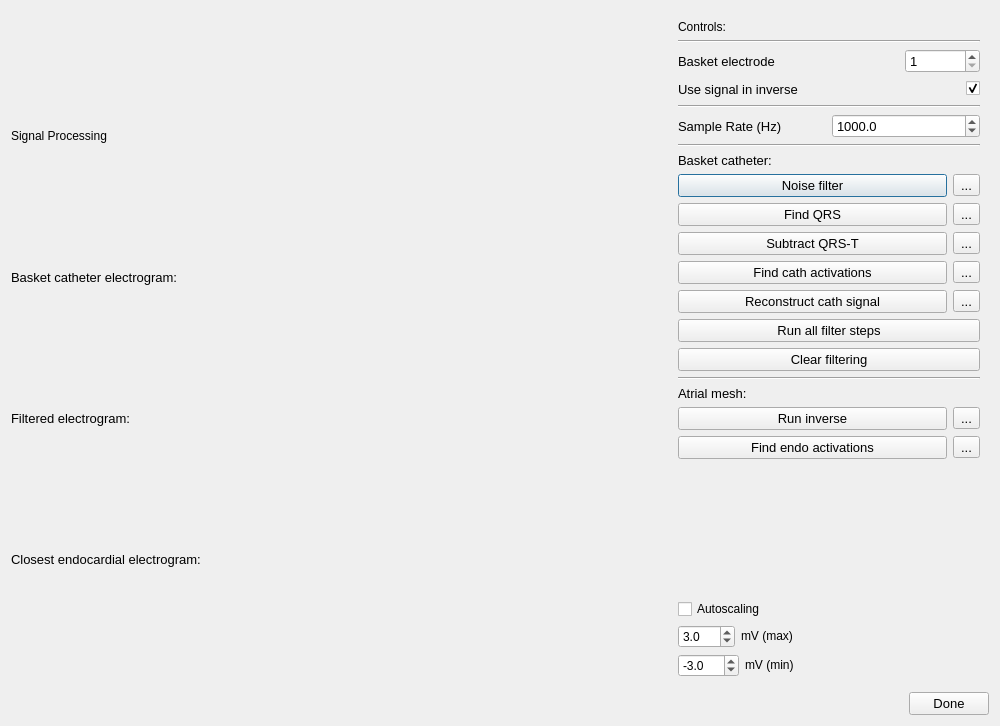
<?xml version="1.0" encoding="UTF-8"?>
<ui version="4.0">
 <class>SignalProcessingDialog</class>
 <widget class="QDialog" name="SignalProcessingDialog">
  <property name="geometry">
   <rect>
    <x>0</x>
    <y>0</y>
    <width>1000</width>
    <height>726</height>
   </rect>
  </property>
  <property name="windowTitle">
   <string>Dialog</string>
  </property>
  <layout class="QVBoxLayout" name="verticalLayout">
   <item>
    <layout class="QHBoxLayout" name="horizontalLayout_10">
     <item>
      <layout class="QVBoxLayout" name="verticalLayout_5">
       <item>
        <widget class="QLabel" name="label_4">
         <property name="maximumSize">
          <size>
           <width>16777215</width>
           <height>20</height>
          </size>
         </property>
         <property name="text">
          <string>Signal Processing</string>
         </property>
        </widget>
       </item>
       <item>
        <layout class="QVBoxLayout" name="verticalLayout_basketCatheterElectrogram">
         <item>
          <widget class="QLabel" name="label">
           <property name="maximumSize">
            <size>
             <width>16777215</width>
             <height>20</height>
            </size>
           </property>
           <property name="font">
            <font>
             <pointsize>10</pointsize>
            </font>
           </property>
           <property name="text">
            <string>Basket catheter electrogram:</string>
           </property>
          </widget>
         </item>
        </layout>
       </item>
       <item>
        <layout class="QVBoxLayout" name="verticalLayout_filteredElectrogram">
         <item>
          <widget class="QLabel" name="label_2">
           <property name="maximumSize">
            <size>
             <width>16777215</width>
             <height>20</height>
            </size>
           </property>
           <property name="font">
            <font>
             <pointsize>10</pointsize>
            </font>
           </property>
           <property name="text">
            <string>Filtered electrogram:</string>
           </property>
          </widget>
         </item>
        </layout>
       </item>
       <item>
        <layout class="QVBoxLayout" name="verticalLayout_closestEndocardialElectrogram">
         <item>
          <widget class="QLabel" name="label_3">
           <property name="maximumSize">
            <size>
             <width>16777215</width>
             <height>20</height>
            </size>
           </property>
           <property name="font">
            <font>
             <pointsize>10</pointsize>
            </font>
           </property>
           <property name="text">
            <string>Closest endocardial electrogram:</string>
           </property>
          </widget>
         </item>
        </layout>
       </item>
      </layout>
     </item>
     <item>
      <widget class="QWidget" name="widget" native="true">
       <property name="maximumSize">
        <size>
         <width>320</width>
         <height>16777215</height>
        </size>
       </property>
       <layout class="QVBoxLayout" name="verticalLayout_4">
        <item>
         <widget class="QLabel" name="label_5">
          <property name="text">
           <string>Controls:</string>
          </property>
         </widget>
        </item>
        <item>
         <widget class="Line" name="line">
          <property name="orientation">
           <enum>Qt::Horizontal</enum>
          </property>
         </widget>
        </item>
        <item>
         <layout class="QHBoxLayout" name="horizontalLayout">
          <item>
           <widget class="QLabel" name="label_6">
            <property name="font">
             <font>
              <pointsize>10</pointsize>
             </font>
            </property>
            <property name="text">
             <string>Basket electrode</string>
            </property>
           </widget>
          </item>
          <item>
           <widget class="QSpinBox" name="spinBox_basketElectrode">
            <property name="maximumSize">
             <size>
              <width>75</width>
              <height>16777215</height>
             </size>
            </property>
            <property name="font">
             <font>
              <pointsize>10</pointsize>
             </font>
            </property>
            <property name="minimum">
             <number>1</number>
            </property>
            <property name="maximum">
             <number>200</number>
            </property>
           </widget>
          </item>
         </layout>
        </item>
        <item>
         <layout class="QHBoxLayout" name="horizontalLayout_2">
          <item>
           <widget class="QLabel" name="label_useSignalForInverse">
            <property name="font">
             <font>
              <pointsize>10</pointsize>
             </font>
            </property>
            <property name="text">
             <string>Use signal in inverse</string>
            </property>
           </widget>
          </item>
          <item>
           <spacer name="horizontalSpacer_2">
            <property name="orientation">
             <enum>Qt::Horizontal</enum>
            </property>
            <property name="sizeHint" stdset="0">
             <size>
              <width>40</width>
              <height>20</height>
             </size>
            </property>
           </spacer>
          </item>
          <item>
           <widget class="QCheckBox" name="checkBox_useSignalForInverse">
            <property name="text">
             <string/>
            </property>
            <property name="checked">
             <bool>true</bool>
            </property>
           </widget>
          </item>
         </layout>
        </item>
        <item>
         <widget class="Line" name="line_4">
          <property name="orientation">
           <enum>Qt::Horizontal</enum>
          </property>
         </widget>
        </item>
        <item>
         <layout class="QHBoxLayout" name="horizontalLayout_12">
          <item>
           <widget class="QLabel" name="label_11">
            <property name="font">
             <font>
              <pointsize>10</pointsize>
             </font>
            </property>
            <property name="text">
             <string>Sample Rate (Hz)</string>
            </property>
           </widget>
          </item>
          <item>
           <widget class="QDoubleSpinBox" name="doubleSpinBox_sampleRate">
            <property name="font">
             <font>
              <pointsize>10</pointsize>
             </font>
            </property>
            <property name="decimals">
             <number>1</number>
            </property>
            <property name="minimum">
             <double>1.000000000000000</double>
            </property>
            <property name="maximum">
             <double>50000.000000000000000</double>
            </property>
            <property name="value">
             <double>1000.000000000000000</double>
            </property>
           </widget>
          </item>
         </layout>
        </item>
        <item>
         <widget class="Line" name="line_7">
          <property name="orientation">
           <enum>Qt::Horizontal</enum>
          </property>
         </widget>
        </item>
        <item>
         <widget class="QLabel" name="label_8">
          <property name="maximumSize">
           <size>
            <width>16777215</width>
            <height>20</height>
           </size>
          </property>
          <property name="font">
           <font>
            <pointsize>10</pointsize>
           </font>
          </property>
          <property name="text">
           <string>Basket catheter:</string>
          </property>
         </widget>
        </item>
        <item>
         <layout class="QHBoxLayout" name="horizontalLayout_9">
          <item>
           <widget class="QPushButton" name="pushButton_noiseFilter">
            <property name="font">
             <font>
              <pointsize>10</pointsize>
             </font>
            </property>
            <property name="text">
             <string>Noise filter</string>
            </property>
           </widget>
          </item>
          <item>
           <widget class="QToolButton" name="toolButton_noiseFilterSettings">
            <property name="font">
             <font>
              <pointsize>10</pointsize>
             </font>
            </property>
            <property name="text">
             <string>...</string>
            </property>
           </widget>
          </item>
         </layout>
        </item>
        <item>
         <layout class="QHBoxLayout" name="horizontalLayout_8">
          <item>
           <widget class="QPushButton" name="pushButton_findQRS">
            <property name="font">
             <font>
              <pointsize>10</pointsize>
             </font>
            </property>
            <property name="text">
             <string>Find QRS</string>
            </property>
           </widget>
          </item>
          <item>
           <widget class="QToolButton" name="toolButton_findQRSsettings">
            <property name="font">
             <font>
              <pointsize>10</pointsize>
             </font>
            </property>
            <property name="text">
             <string>...</string>
            </property>
           </widget>
          </item>
         </layout>
        </item>
        <item>
         <layout class="QHBoxLayout" name="horizontalLayout_11">
          <item>
           <widget class="QPushButton" name="pushButton_QRSsubtract">
            <property name="font">
             <font>
              <pointsize>10</pointsize>
             </font>
            </property>
            <property name="text">
             <string>Subtract QRS-T</string>
            </property>
           </widget>
          </item>
          <item>
           <widget class="QToolButton" name="toolButton_QRSsubtract">
            <property name="font">
             <font>
              <pointsize>10</pointsize>
             </font>
            </property>
            <property name="text">
             <string>...</string>
            </property>
           </widget>
          </item>
         </layout>
        </item>
        <item>
         <layout class="QHBoxLayout" name="horizontalLayout_4">
          <item>
           <widget class="QPushButton" name="pushButton_findCathActivations">
            <property name="font">
             <font>
              <pointsize>10</pointsize>
             </font>
            </property>
            <property name="text">
             <string>Find cath activations</string>
            </property>
           </widget>
          </item>
          <item>
           <widget class="QToolButton" name="toolButton_findCathActivations">
            <property name="font">
             <font>
              <pointsize>10</pointsize>
             </font>
            </property>
            <property name="text">
             <string>...</string>
            </property>
           </widget>
          </item>
         </layout>
        </item>
        <item>
         <layout class="QHBoxLayout" name="horizontalLayout_6">
          <item>
           <widget class="QPushButton" name="pushButton_cathSigReconstruct">
            <property name="font">
             <font>
              <pointsize>10</pointsize>
             </font>
            </property>
            <property name="text">
             <string>Reconstruct cath signal</string>
            </property>
           </widget>
          </item>
          <item>
           <widget class="QToolButton" name="toolButton_cathSigReconstruct">
            <property name="font">
             <font>
              <pointsize>10</pointsize>
             </font>
            </property>
            <property name="text">
             <string>...</string>
            </property>
           </widget>
          </item>
         </layout>
        </item>
        <item>
         <widget class="QPushButton" name="pushButton_runAllFilterSteps">
          <property name="font">
           <font>
            <pointsize>10</pointsize>
           </font>
          </property>
          <property name="mouseTracking">
           <bool>false</bool>
          </property>
          <property name="text">
           <string>Run all filter steps</string>
          </property>
         </widget>
        </item>
        <item>
         <widget class="QPushButton" name="pushButton_clearFiltering">
          <property name="font">
           <font>
            <pointsize>10</pointsize>
           </font>
          </property>
          <property name="text">
           <string>Clear filtering</string>
          </property>
         </widget>
        </item>
        <item>
         <widget class="Line" name="line_5">
          <property name="orientation">
           <enum>Qt::Horizontal</enum>
          </property>
         </widget>
        </item>
        <item>
         <widget class="QLabel" name="label_9">
          <property name="maximumSize">
           <size>
            <width>16777215</width>
            <height>20</height>
           </size>
          </property>
          <property name="font">
           <font>
            <pointsize>10</pointsize>
           </font>
          </property>
          <property name="text">
           <string>Atrial mesh:</string>
          </property>
         </widget>
        </item>
        <item>
         <layout class="QHBoxLayout" name="horizontalLayout_7">
          <item>
           <widget class="QPushButton" name="pushButton_run_inverse">
            <property name="font">
             <font>
              <pointsize>10</pointsize>
             </font>
            </property>
            <property name="text">
             <string>Run inverse</string>
            </property>
           </widget>
          </item>
          <item>
           <widget class="QToolButton" name="toolButton_inverse">
            <property name="font">
             <font>
              <pointsize>10</pointsize>
             </font>
            </property>
            <property name="text">
             <string>...</string>
            </property>
           </widget>
          </item>
         </layout>
        </item>
        <item>
         <layout class="QHBoxLayout" name="horizontalLayout_5">
          <item>
           <widget class="QPushButton" name="pushButton_findEndoActivations">
            <property name="font">
             <font>
              <pointsize>10</pointsize>
             </font>
            </property>
            <property name="text">
             <string>Find endo activations</string>
            </property>
           </widget>
          </item>
          <item>
           <widget class="QToolButton" name="toolButton_findEndoActivations">
            <property name="font">
             <font>
              <pointsize>10</pointsize>
             </font>
            </property>
            <property name="text">
             <string>...</string>
            </property>
           </widget>
          </item>
         </layout>
        </item>
        <item>
         <spacer name="verticalSpacer">
          <property name="orientation">
           <enum>Qt::Vertical</enum>
          </property>
          <property name="sizeHint" stdset="0">
           <size>
            <width>20</width>
            <height>40</height>
           </size>
          </property>
         </spacer>
        </item>
        <item>
         <widget class="QCheckBox" name="checkBox_autoscaling">
          <property name="text">
           <string>Autoscaling</string>
          </property>
          <property name="checked">
           <bool>false</bool>
          </property>
         </widget>
        </item>
        <item>
         <layout class="QHBoxLayout" name="horizontalLayout_13">
          <item>
           <widget class="QDoubleSpinBox" name="doubleSpinBox_mVmax">
            <property name="decimals">
             <number>1</number>
            </property>
            <property name="singleStep">
             <double>0.100000000000000</double>
            </property>
            <property name="value">
             <double>3.000000000000000</double>
            </property>
           </widget>
          </item>
          <item>
           <widget class="QLabel" name="label_14">
            <property name="sizePolicy">
             <sizepolicy hsizetype="Expanding" vsizetype="Maximum">
              <horstretch>0</horstretch>
              <verstretch>0</verstretch>
             </sizepolicy>
            </property>
            <property name="text">
             <string>mV (max)</string>
            </property>
           </widget>
          </item>
         </layout>
        </item>
        <item>
         <layout class="QHBoxLayout" name="horizontalLayout_14">
          <item>
           <widget class="QDoubleSpinBox" name="doubleSpinBox_mVmin">
            <property name="decimals">
             <number>1</number>
            </property>
            <property name="minimum">
             <double>-100.000000000000000</double>
            </property>
            <property name="maximum">
             <double>0.000000000000000</double>
            </property>
            <property name="singleStep">
             <double>0.100000000000000</double>
            </property>
            <property name="value">
             <double>-3.000000000000000</double>
            </property>
           </widget>
          </item>
          <item>
           <widget class="QLabel" name="label_13">
            <property name="sizePolicy">
             <sizepolicy hsizetype="Expanding" vsizetype="Maximum">
              <horstretch>0</horstretch>
              <verstretch>0</verstretch>
             </sizepolicy>
            </property>
            <property name="text">
             <string>mV (min)</string>
            </property>
           </widget>
          </item>
         </layout>
        </item>
       </layout>
      </widget>
     </item>
    </layout>
   </item>
   <item>
    <layout class="QHBoxLayout" name="horizontalLayout_3">
     <item>
      <spacer name="horizontalSpacer">
       <property name="orientation">
        <enum>Qt::Horizontal</enum>
       </property>
       <property name="sizeHint" stdset="0">
        <size>
         <width>40</width>
         <height>20</height>
        </size>
       </property>
      </spacer>
     </item>
     <item>
      <widget class="QPushButton" name="pushButton_signalProcessingDone">
       <property name="font">
        <font>
         <pointsize>10</pointsize>
        </font>
       </property>
       <property name="text">
        <string>Done</string>
       </property>
      </widget>
     </item>
    </layout>
   </item>
  </layout>
 </widget>
 <resources/>
 <connections>
  <connection>
   <sender>pushButton_signalProcessingDone</sender>
   <signal>clicked()</signal>
   <receiver>SignalProcessingDialog</receiver>
   <slot>deleteLater()</slot>
   <hints>
    <hint type="sourcelabel">
     <x>939</x>
     <y>704</y>
    </hint>
    <hint type="destinationlabel">
     <x>788</x>
     <y>695</y>
    </hint>
   </hints>
  </connection>
 </connections>
</ui>
